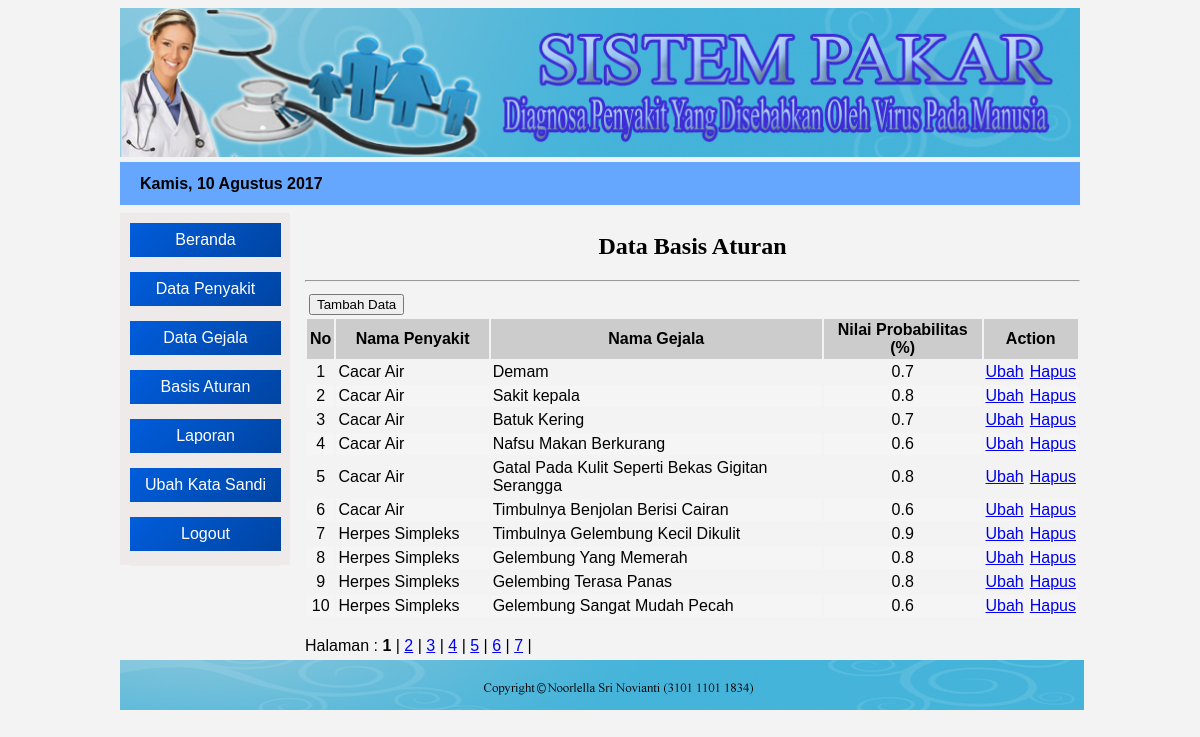
Page /admin/index.php?open=Basis-Aturan (signed in) on the committed database.
### tables this page shows
CREATE TABLE IF NOT EXISTS `tblaturan` (
  `kd_aturan` int(11) NOT NULL AUTO_INCREMENT,
  `kd_gejala` varchar(7) NOT NULL,
  `kd_penyakit` varchar(7) NOT NULL,
  `nl_prob` decimal(2,1) NOT NULL,
  PRIMARY KEY (`kd_aturan`)
);

CREATE TABLE IF NOT EXISTS `tblpenyakit` (
  `kd_penyakit` varchar(7) NOT NULL,
  `nm_penyakit` varchar(40) NOT NULL,
  `nl_penyakit` float NOT NULL,
  `pengobatan` text NOT NULL,
  PRIMARY KEY (`kd_penyakit`)
);

CREATE TABLE IF NOT EXISTS `tblgejala` (
  `kd_gejala` varchar(7) NOT NULL,
  `nm_gejala` varchar(80) NOT NULL,
  PRIMARY KEY (`kd_gejala`)
);

### admin/aturan_data.php (the view)
<?php
  include "../lib/koneksi.php";
  $batas = 10;
  $halaman = $_GET['halaman'];
  if (empty($halaman)) {
  	$posisi = 0;
  	$halaman = 1;
  }
  else {
  	$posisi = ($halaman-1) * $batas;
  }
 ?>
<center><h2>Data Basis Aturan</h2></center><hr>
<?php
  $query = "select a.kd_aturan, b.kd_penyakit, b.nm_penyakit, c.kd_gejala, c.nm_gejala, a.nl_prob from tblaturan a, tblpenyakit b, tblgejala c where a.kd_penyakit=b.kd_penyakit and a.kd_gejala=c.kd_gejala order by b.kd_penyakit asc, c.kd_gejala asc limit $posisi, $batas";
  $tampil = mysqli_query($konek,$query);
 ?>
<table border="0" cellpadding="2" width="100%">
  <tr>
      <form action="?open=Aturan-Add&status=tambah" target="_self" method="Post">
          <td colspan="2" rowspan="2"> <input type="submit" name="btntambah" value="Tambah Data" /></td>
      </form>
  </tr>
  <tr></tr>
  <tr bgcolor="#CCCCCC">
    <th> No </th>
    <th width="20%"> Nama Penyakit </th>
    <th> Nama Gejala </th>
    <th> Nilai Probabilitas (%) </th>
    <th colspan="2" width="10%"> Action </th>
  </tr>
  <?php
   $no = $posisi+1;
   while ($data = mysqli_fetch_array($tampil)) {
   	if ($no%2==1) {$warna='';} else {$warna='#F5F5F5';}
   	echo "<tr bgcolor=$warna>
             <td align='center'>$no</td>
   	         <td>$data[nm_penyakit]</td>
   	         <td>$data[nm_gejala]</td>
             <td align='center'>$data[nl_prob]</td>
   	         <td align='center'><a href='?open=Aturan-Edit&kode=$data[kd_aturan]' target='_self' alt='Edit Data'>Ubah</a></td>
             <td align='center'><a href='?open=Aturan-Hapus&kode=$data[kd_aturan]' target='_self' alt='Delete Data'>Hapus</a></td>
          </tr>";
     $no++;
   }
   echo "</table>";
   $semuadata  ="select a.kd_aturan, b.kd_penyakit, b.nm_penyakit, c.kd_gejala, c.nm_gejala, a.nl_prob from tblaturan a, tblpenyakit b, tblgejala c where a.kd_penyakit=b.kd_penyakit and a.kd_gejala=c.kd_gejala order by b.kd_penyakit asc, c.kd_gejala asc";
   $query2     = mysqli_query($konek, $semuadata);
   $jmldata    = mysqli_num_rows ($query2);
   $jmlhalaman = ceil($jmldata / $batas);
   echo "<br> Halaman : ";
   for ($a=1;$a<=$jmlhalaman;$a++)
   if ($a != $halaman) {
   	echo "<a href='?open=Basis-Aturan&halaman=$a'>$a</a> | ";
   }
   else {
   	echo "<b>$a</b> | ";
   }
?>

### css/desig1.css (style rules this page uses)
* { font-family: Arial, tahoma, sans-serif; }
body { background-color: #f3f3f3; }
#isi h2 { font-family: tahoma, "Times New Roman", "Maiandra GD", sans-serif; }

### rows in the picture
tblaturan: kd_penyakit.nm_penyakit "Cacar Air", kd_gejala.nm_gejala "Demam", nl_prob "0.7"
tblaturan: kd_penyakit.nm_penyakit "Cacar Air", kd_gejala.nm_gejala "Sakit kepala", nl_prob "0.8"
tblaturan: kd_penyakit.nm_penyakit "Cacar Air", kd_gejala.nm_gejala "Batuk Kering", nl_prob "0.7"
tblaturan: kd_penyakit.nm_penyakit "Cacar Air", kd_gejala.nm_gejala "Nafsu Makan Berkurang", nl_prob "0.6"
tblaturan: kd_penyakit.nm_penyakit "Cacar Air", kd_gejala.nm_gejala "Gatal Pada Kulit Seperti Bekas Gigitan Serangga", nl_prob "0.8"
tblaturan: kd_penyakit.nm_penyakit "Cacar Air", kd_gejala.nm_gejala "Timbulnya Benjolan Berisi Cairan", nl_prob "0.6"
tblaturan: kd_penyakit.nm_penyakit "Herpes Simpleks", kd_gejala.nm_gejala "Timbulnya Gelembung Kecil Dikulit", nl_prob "0.9"
tblaturan: kd_penyakit.nm_penyakit "Herpes Simpleks", kd_gejala.nm_gejala "Gelembung Yang Memerah", nl_prob "0.8"
tblaturan: kd_penyakit.nm_penyakit "Herpes Simpleks", kd_gejala.nm_gejala "Gelembing Terasa Panas", nl_prob "0.8"
tblaturan: kd_penyakit.nm_penyakit "Herpes Simpleks", kd_gejala.nm_gejala "Gelembung Sangat Mudah Pecah", nl_prob "0.6"

### other values in the picture
$namabln "Kamis"
$tgl "10"
$namabulan "Agustus"
$thn "2017"
